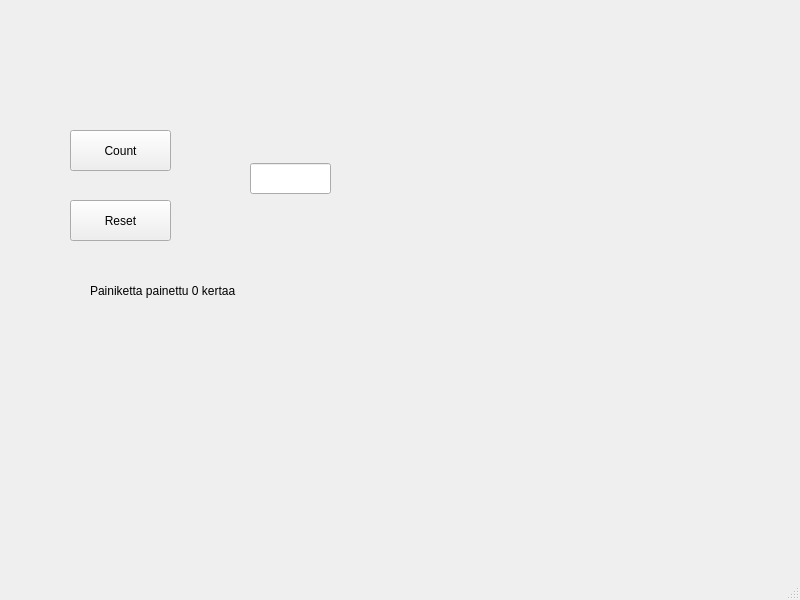
<?xml version="1.0" encoding="UTF-8"?>
<ui version="4.0">
 <class>MainWindow</class>
 <widget class="QMainWindow" name="MainWindow">
  <property name="geometry">
   <rect>
    <x>0</x>
    <y>0</y>
    <width>800</width>
    <height>600</height>
   </rect>
  </property>
  <property name="windowTitle">
   <string>MainWindow</string>
  </property>
  <widget class="QWidget" name="centralwidget">
   <widget class="QPushButton" name="btnCount">
    <property name="geometry">
     <rect>
      <x>70</x>
      <y>130</y>
      <width>101</width>
      <height>41</height>
     </rect>
    </property>
    <property name="text">
     <string>Count</string>
    </property>
   </widget>
   <widget class="QPushButton" name="btnReset">
    <property name="geometry">
     <rect>
      <x>70</x>
      <y>200</y>
      <width>101</width>
      <height>41</height>
     </rect>
    </property>
    <property name="text">
     <string>Reset</string>
    </property>
   </widget>
   <widget class="QLineEdit" name="txtResult">
    <property name="geometry">
     <rect>
      <x>250</x>
      <y>163</y>
      <width>81</width>
      <height>31</height>
     </rect>
    </property>
    <property name="text">
     <string/>
    </property>
   </widget>
   <widget class="QLabel" name="labelInfo">
    <property name="geometry">
     <rect>
      <x>90</x>
      <y>270</y>
      <width>191</width>
      <height>41</height>
     </rect>
    </property>
    <property name="text">
     <string>Painiketta painettu 0 kertaa</string>
    </property>
   </widget>
  </widget>
  <widget class="QMenuBar" name="menubar">
   <property name="geometry">
    <rect>
     <x>0</x>
     <y>0</y>
     <width>800</width>
     <height>21</height>
    </rect>
   </property>
  </widget>
  <widget class="QStatusBar" name="statusbar"/>
 </widget>
 <resources/>
 <connections/>
</ui>
